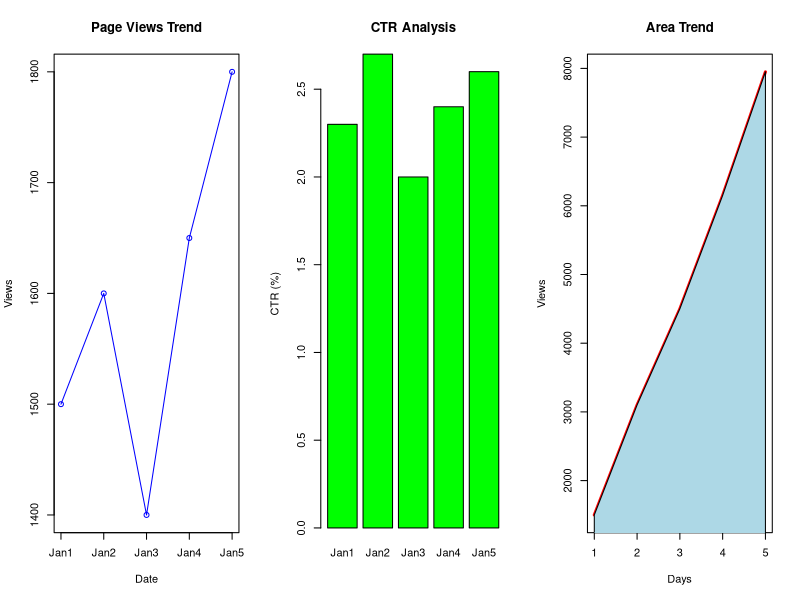

Generate this figure with R:
# Website Analytics Dataset
date <- c("Jan1","Jan2","Jan3","Jan4","Jan5")
pageviews <- c(1500,1600,1400,1650,1800)
ctr <- c(2.3,2.7,2.0,2.4,2.6)

par(mfrow=c(1,3))

# Line Chart
plot(pageviews,
     type="o",
     col="blue",
     xaxt="n",
     main="Page Views Trend",
     xlab="Date",
     ylab="Views")
axis(1,at=1:5,labels=date)

# Bar Chart
barplot(ctr,
        names.arg=date,
        col="green",
        main="CTR Analysis",
        ylab="CTR (%)")

# Area Chart
plot(cumsum(pageviews),
     type="l",
     lwd=3,
     col="red",
     main="Area Trend",
     xlab="Days",
     ylab="Views")
polygon(c(1:5,5:1),
        c(cumsum(pageviews),rep(0,5)),
        col="lightblue")

par(mfrow=c(1,1))
